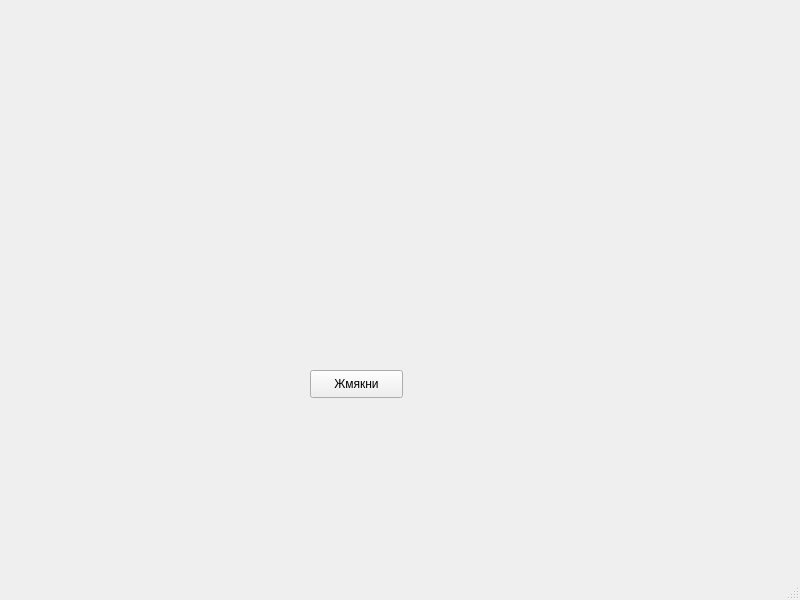
<?xml version="1.0" encoding="UTF-8"?>
<ui version="4.0">
 <class>MainWindow</class>
 <widget class="QMainWindow" name="MainWindow">
  <property name="geometry">
   <rect>
    <x>0</x>
    <y>0</y>
    <width>800</width>
    <height>600</height>
   </rect>
  </property>
  <property name="windowTitle">
   <string>MainWindow</string>
  </property>
  <widget class="QWidget" name="centralwidget">
   <widget class="QPushButton" name="pushButton">
    <property name="geometry">
     <rect>
      <x>310</x>
      <y>370</y>
      <width>93</width>
      <height>28</height>
     </rect>
    </property>
    <property name="text">
     <string>Жмякни</string>
    </property>
   </widget>
  </widget>
  <widget class="QMenuBar" name="menubar">
   <property name="geometry">
    <rect>
     <x>0</x>
     <y>0</y>
     <width>800</width>
     <height>26</height>
    </rect>
   </property>
  </widget>
  <widget class="QStatusBar" name="statusbar"/>
 </widget>
 <resources/>
 <connections/>
</ui>
